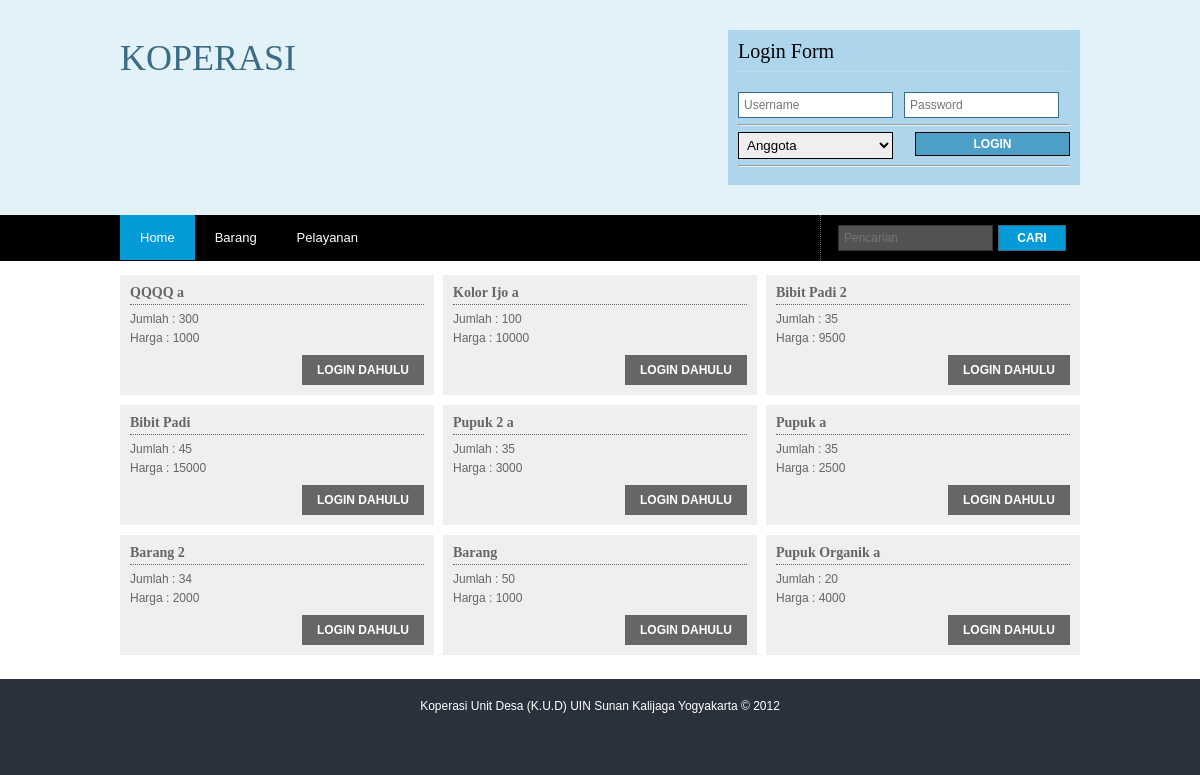
/test/kud/barang, run on the app's committed database.
### tables this page shows
CREATE TABLE IF NOT EXISTS `barang` (
  `id_barang` int(3) NOT NULL DEFAULT '0',
  `nama_barang` varchar(30) NOT NULL,
  `jumlah_barang` int(2) NOT NULL,
  `harga_jual` int(7) NOT NULL,
  PRIMARY KEY (`id_barang`)
);

### test/kud/includes/contents/barang.php (the view)
<div class="wrapper col4">
	<br class="clear" />
	<div id="services">
			<?php
			if(!isset($_SESSION['sebagai'],$_SESSION['nama'],$_SESSION['pass'])){
				$jumlah = mysql_query("SELECT id_barang FROM barang");
				$jml = mysql_num_rows($jumlah);
				$bagi = $jml /3;
				$intbagi = (int)$bagi;
				$kali = $intbagi * 3;
				$barang = mysql_query("SELECT * FROM barang ORDER BY id_barang DESC LIMIT $kali");
				$mulai= 1;
				$tiga = 3;
				echo "<ul>";
				while($b = mysql_fetch_array($barang)){
					if($mulai == 1){
						echo "<li>";
					}else if($mulai == $tiga){
						echo "<li class=\"last\">";
						$tambah = $mulai + $tiga;
					}else if($mulai == $tambah){
						echo "<li class=\"last\">";
						$tambah = $mulai + $tiga;
					}else{
						echo "<li>";
					}
					echo "<div>
						<h2>$b[nama_barang]</h2>
						<p>Jumlah : $b[jumlah_barang]<br>
						Harga : $b[harga_jual]</p>";
					include "functions/isset_link.php";
					echo "</div></li>";
					$mulai++;
				}
				echo "</ul>";
			}else if((isset($_SESSION['sebagai'],$_SESSION['nama'],$_SESSION['pass'])) AND ($_SESSION['sebagai'] == 'pengurus')){
				if(!isset($_GET['proses'])){
					echo "
					<table border=\"1\" style=\"color:#000;\">
					<tr style=\"background:#ccc;\">
						<th width=\"15%\" style=\"border:1px solid #000;\">
							<a style=\"float:left;\" href=\"barang-order-id_barang-desc\"><img src=\"images/top.png\"/></a>ID Barang
							<a style=\"float:right;\" href=\"barang-order-id_barang-asc\"><img src=\"images/down.png\"/></a>
						</th>
						<th width=\"20%\" style=\"border:1px solid #000;\">
							<a style=\"float:left;\" href=\"barang-order-nama_barang-desc\"><img src=\"images/top.png\"/></a>Nama Barang
							<a style=\"float:right;\" href=\"barang-order-nama_barang-asc\"><img src=\"images/down.png\"/></a>
						</th>
						<th width=\"20%\" style=\"border:1px solid #000;\">
							<a style=\"float:left;\" href=\"barang-order-jumlah_barang-desc\"><img src=\"images/top.png\"/></a>Jumlah Barang
							<a style=\"float:right;\" href=\"barang-order-jumlah_barang-asc\"><img src=\"images/down.png\"/></a>
						</th>
						<th width=\"15%\" style=\"border:1px solid #000;\">
							<a style=\"float:left;\" href=\"barang-order-harga_jual-desc\"><img src=\"images/top.png\"/></a>Harga
							<a style=\"float:right;\" href=\"barang-order-harga_jual-asc\"><img src=\"images/down.png\"/></a>
						</th>
						<th width=\"30%\" style=\"border:1px solid #000;\">Proses</th>
					</tr>";
						if(!isset($_GET['order'])){
							$barang = mysql_query("SELECT * FROM barang ");
						}else{
							$order = addslashes($_GET['order']);
							$sort = addslashes($_GET['sort']);
							$barang = mysql_query("SELECT * FROM barang ORDER BY $order $sort");
						}
						$mulai=1;
						while($b = mysql_fetch_array($barang)){
							if($mulai%2==0){echo "<tr class=\"dark\">";}else{echo "<tr class=\"light\">";}
							echo "<td style=\"border:1px solid #000;\">$b[id_barang]</td>
							<td style=\"border:1px solid #000;\">$b[nama_barang]</td>
							<td style=\"text-align:center;border:1px solid #000;\">$b[jumlah_barang]</td>
							<td style=\"text-align:center;border:1px solid #000;\">Rp. $b[harga_jual] ,-</td>
							<td style=\"text-align:center;border:1px solid #000;\">
							<a href=\"barang-$b[id_barang]-edit\">Edit</a> |
							<a href=\"barang-$b[id_barang]-hapus\">Hapus</a> |
							<a href=\"barang-$b[id_barang]-titip\">Titip Barang</a>
							</td></tr>";
							$mulai++;
						}
					echo "</table>";
					?>
					<form action="users/pengurus/proses/tambah.barang.php" method="post">
					<style>.input{padding:4px;width:100%;}</style>
						<table border="1" style="color:#000;">
							<tr class='light'>
								<th colspan='2'><center><h1>Masukan Data Barang baru</h1></center></th>
							</tr>
							<tr class='dark'>
								<td>Id Barang</td>
								<td><input class="input" type="text" name="id" /></td>
							</tr>
							<tr class='light'>
								<td>Nama Barang</td>
								<td><input class="input" type="text" name="nama"/></td>
							</tr>
							<tr class='dark'>
								<td>Jumlah Barang</td>
								<td><input class="input" type="text" name="jumlah"/></td>
							</tr>
							<tr class='light'>
								<td>Harga Jual</td>
								<td><input class="input" type="text" name="harga"/></td>
							</tr>
							<tr class='dark'>
								<td></td>
								<td><input type="submit" name="submit" value="Tambah" /></td>
							</tr>
						</table>
					</form>
					<?php
				}else if($_GET['proses']=='edit'){
					if(!isset($_GET['id'])){
						echo "<script>document.location='barang';</script>";
					}else{
						$id= addslashes($_GET['id']);
						$barang = mysql_query("SELECT * FROM barang WHERE id_barang='$id'");
						$jbarang = mysql_num_rows($barang);
						if($jbarang == 1){
							$b = mysql_fetch_array($barang);?>
							<form action="users/pengurus/proses/edit.barang.php" method="post">
							<style>.input{padding:4px;width:100%;}</style>
								<table border="1" style="color:#000;">
									<tr class='light'>
										<th colspan='2'><center><h1>Data Barang</h1></center></th>
									</tr>
									<tr class='dark'>
										<td>Id Barang</td>
										<td><input type="hidden" name="id" value="<?php echo $b['id_barang']?>"/><?php echo $b['id_barang'];?></td>
									</tr>
									<tr class='light'>
										<td>Nama Barang</td>
										<td><input class='input' type="text" name="nama" value="<?php echo $b['nama_barang']?>"/></td>
									</tr>
									<tr class='dark'>
										<td>Jumlah Barang</td>
										<td><input class='input' type="text" name="jumlah" value="<?php echo $b['jumlah_barang']?>"/></td>
									</tr>
									<tr class='light'>
										<td>Harga Jual</td>
										<td><input class='input' type="text" name="harga" value="<?php echo $b['harga_jual']?>"/></td>
									</tr>
									<tr class='dark'>
										<td></td>
										<td><input type="submit" value="Edit" /></td>
									</tr>
								</table>
							</form>
							<br>
							<form action="users/pengurus/proses/edit.barang.php" method="post">
							<style>.input{padding:4px;width:100%;}</style>
								<table border="1" style="color:#000;">
									<tr class='light'>
										<th colspan='100%'><center><h1>Anggota yang Menitipkan Barang ini</h1></center></th>
									</tr>
									<tr class='dark'>
										<th>Id Anggota</th>
										<th>Nama Anggota</th>
										<th>Pengurus</th>
										<th>Jumlah Barang</th>
										<th>Harga Beli</th>
										<th>Tanggal Titip</th>
									</tr>
									<?php
										$titip = mysql_query("SELECT p.*,a.*,b.*,tb.* FROM pengurus p,anggota a,barang b,titip_barang tb WHERE p.id_pengurus=tb.id_pengurus AND
										a.id_anggota=tb.id_anggota AND b.id_barang=tb.id_barang AND tb.id_barang='$id'");
										$jtitip = mysql_num_rows($titip);
										if($jtitip == 0){
											echo "<tr class=\"light\"><td colspan=\"100%\"><center><h1>Tidak ada Anggota yang menitipkan barang ini</h1></center></td></tr>";
										}else{
											$mulai=1;
											while($anggota = mysql_fetch_array($titip)){
												if($mulai%2==0){ echo "<tr class=\"dark\">";}else{ echo "<tr class=\"light\">";}
												echo "<td>$anggota[id_anggota]</td>
												<td>$anggota[nama_anggota]</td>
												<td>$anggota[nama_pengurus]</td>
												<td>$anggota[jml_barang]</td>
												<td>Rp. $anggota[harga_beli] ,-</td>
												<td>$anggota[tgl_titip]</td></tr>";
												$mulai++;
											}
										}
									?>
								</table>
							</form>
							<?php
						}else{
							echo "<script>alert('Data tidak ditemukan');document.location='barang';</script>";
						}
					}
				}else if($_GET['proses']=='hapus'){
					if(!isset($_GET['id'])){
						echo "<script>document.location='barang';</script>";
					}else{
						$id= addslashes($_GET['id']);
						$barang = mysql_query("SELECT * FROM barang WHERE id_barang='$id'");
						$jbarang = mysql_num_rows($barang);
						if($jbarang == 1){
							$titip = mysql_query("SELECT id_barang FROM titip_barang WHERE id_barang='$id'");
							$jtitip = mysql_num_rows($titip);
							if($jtitip == 0){
								$delete = mysql_query("DELETE FROM barang WHERE id_barang='$id'");
								if($delete){
									echo "<script>alert('Data berhasil dihapus');document.location='barang';</script>";
								}else{
									echo "<script>alert('Data gagal dihapus');document.location='barang';</script>";
								}
							}else{
								echo "<script>alert('Masih ada Anggota yang masih menitipkan barang ini.');document.location='barang';</script>";
							}
						}else{
							echo "<script>alert('Data tidak ditemukan');document.location='barang';</script>";
						}
					}
				}else if($_GET['proses']=='titip'){
					if(!isset($_GET['id'])){
						echo "<script>document.location='barang';</script>";
					}else{
						$id= addslashes($_GET['id']);
						$barang = mysql_query("SELECT id_barang FROM barang WHERE id_barang='$id'");
						$jbarang = mysql_num_rows($barang);
						if($jbarang == 1){
							$b = mysql_fetch_array($barang);?>
							<form action="users/pengurus/proses/titip.barang.php" method="post">
							<style>.input{padding:4px;width:100%;}</style>
								<table border="1" style="color:#000;">
									<tr class='light'>
										<th colspan='2'><center><h1>Anggota Titip Barang</h1></center></th>
									</tr>
									<tr class='dark'>
										<td>Id Barang</td>
										<td><input type="hidden" name="idbarang" value="<?php echo $b['id_barang']?>"/><?php echo $b['id_barang'];?></td>
									</tr>
									<tr class='light'>
										<td>Nama Anggota</td>
										<td>
											<select class="input" name="anggota">
												<?php
												$anggota = mysql_query("SELECT * FROM anggota ");
												while($a = mysql_fetch_array($anggota)){
													echo "<option value=\"$a[id_anggota]\">$a[nama_anggota]</option>";
												}
												?>
											</select>
										</td>
									</tr>
									<tr class='dark'>
										<td>Jumlah Titipan</td>
										<td><input class='input' type="text" name="jumlah"/></td>
									</tr>
									<tr class='light'>
										<td>Harga Beli</td>
										<td><input class='input' type="text" name="harga" value="<?php echo $b['harga_jual']?>"/></td>
									</tr>
									<tr class='dark'>
										<td></td>
										<td><input type="submit" value="Titip Barang" /></td>
									</tr>
								</table>
							</form>
							<?php
						}else{
							echo "<script>alert('Data tidak ditemukan');document.location='barang';</script>";
						}
					}
				}
			}else if((isset($_SESSION['sebagai'],$_SESSION['nama'],$_SESSION['pass'])) AND ($_SESSION['sebagai'] == 'anggota')){
				$jumlah = mysql_query("SELECT id_barang FROM barang");
				$jml = mysql_num_rows($jumlah);
				$bagi = $jml /3;
				$intbagi = (int)$bagi;
				$kali = $intbagi * 3;
				$barang = mysql_query("SELECT * FROM barang ORDER BY id_barang DESC LIMIT $kali");
				$mulai= 1;
				$tiga = 3;
				echo "<ul>";
				while($b = mysql_fetch_array($barang)){
					if($mulai == 1){
						echo "<li>";
					}else if($mulai == $tiga){
						echo "<li class=\"last\">";
						$tambah = $mulai + $tiga;
					}else if($mulai == $tambah){
						echo "<li class=\"last\">";
						$tambah = $mulai + $tiga;
					}else{
						echo "<li>";
					}
					echo "<div>
						<h2>$b[nama_barang]</h2>
						<p>Jumlah : $b[jumlah_barang]<br>
						Harga : $b[harga_jual]</p>";
					include "functions/isset_link.php";
					echo "</div></li>";
					$mulai++;
				}
				echo "</ul>";
			}else if((isset($_SESSION['sebagai'],$_SESSION['nama'],$_SESSION['pass'])) AND ($_SESSION['sebagai'] == 'kasir')){
			echo "<div class=\"wrapper col3\">
				<h2><center>Data Barang</center></h2>";
				   $query=mysql_query("select * from barang");
					echo "<table style='color:#000;' border='1' cellspacing=0 width=50% style=\"font-family:verdana;font-size:9pt\">
								<tr class=\"light\">
									<td align='center' width='10%'> No. </td>
									<td align='center' width='10%'> Id Barang </td>
									<td align='center' width='20%'> Nama Barang </td>
									<td align='center' width='20%'> Jumlah Barang </td>
									<td align='center' width='20%'> Harga Jual </td>
									<td align='center' width='20%'> Transaksi </td>
								</tr>";
								$index=0;
					$mulai=1;
					while ($data=mysql_fetch_array($query)){
						$index++;
						if($mulai%2==0){echo "<tr class=\"light\" align=\"center\">";}else{echo "<tr class=\"dark\" align=\"center\">";}
							echo "<td>$index</td>
									<td>".$data['id_barang']."</td>
									<td>".$data['nama_barang']."</td>
									<td>".$data['jumlah_barang']."</td>
									<td>".$data['harga_jual']."</td>
									<td><a href=\"transaksi-id-$data[id_barang]\"> Masukan Transaksi</a></td>
								</tr>";
								$mulai++;
					}
					if($index==0){
						echo "<tr>
									<td colspan='5' align='center'>Data Kosong</td>
								</tr>";
					}
					echo "</table>";
				echo "</div>";
			}
			?>
			<br class="clear" />
			<br class="clear" />
	</div>
</div>

### test/kud/functions/isset_link.php
<?php
	if(!isset($_SESSION['sebagai'],$_SESSION['nama'],$_SESSION['pass'])){
		echo "<p class=\"readmore\"><a href=\"home\">LOGIN DAHULU</a></p>";
	}else if((isset($_SESSION['sebagai'],$_SESSION['nama'],$_SESSION['pass'])) AND ($_SESSION['sebagai'] == 'pengurus')){
		echo "<p class=\"readmore\"><a href=\"barang\">Lihat Detail Barang</a></p>";
	}else if((isset($_SESSION['sebagai'],$_SESSION['nama'],$_SESSION['pass'])) AND ($_SESSION['sebagai'] == 'anggota')){
		echo "<p class=\"readmore\"><a href=\"barang\">Lihat Barang</a></p>";
	}else if((isset($_SESSION['sebagai'],$_SESSION['nama'],$_SESSION['pass'])) AND ($_SESSION['sebagai'] == 'kasir')){
		echo "<p class=\"readmore\"><a href=\"transaksi-id-$b[id_barang]\">Masukan Transaksi</a></p>";
	}
?>

### data on the page
barang: nama_barang "QQQQ a", jumlah_barang "300", harga_jual "1000"
barang: nama_barang "Kolor Ijo a", jumlah_barang "100", harga_jual "10000"
barang: nama_barang "Bibit Padi 2", jumlah_barang "35", harga_jual "9500"
barang: nama_barang "Bibit Padi", jumlah_barang "45", harga_jual "15000"
barang: nama_barang "Pupuk 2 a", jumlah_barang "35", harga_jual "3000"
barang: nama_barang "Pupuk a", jumlah_barang "35", harga_jual "2500"
barang: nama_barang "Barang 2", jumlah_barang "34", harga_jual "2000"
barang: nama_barang "Barang", jumlah_barang "50", harga_jual "1000"
barang: nama_barang "Pupuk Organik a", jumlah_barang "20", harga_jual "4000"
